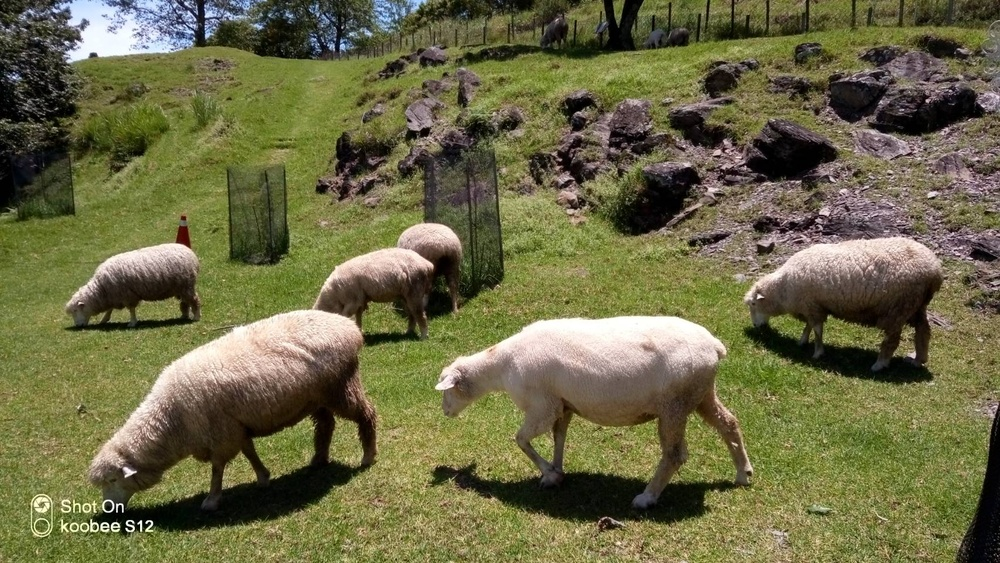
#> input picture images/0709006.jpg, 1000 x 563 px, shrunk from 1706 x 960 before the run
$ python template072902.py
#> lines starting #> are read from the running program, lines starting #| are printed output that depends on the picture; after the words box and inside, x2 and y2 are one past the last pixel; in counts of white or black regions, pixels touching at a corner belong together
import cv2
import numpy as np
from matplotlib import pyplot as plt

img = cv2.imread('./images/0709006.jpg')
#> img is the input picture: shape (563, 1000, 3); mean B, G, R 69.9, 106.2, 108.5
img_rgb = img.copy()
img_gray = cv2.cvtColor(img_rgb, cv2.COLOR_BGR2GRAY)
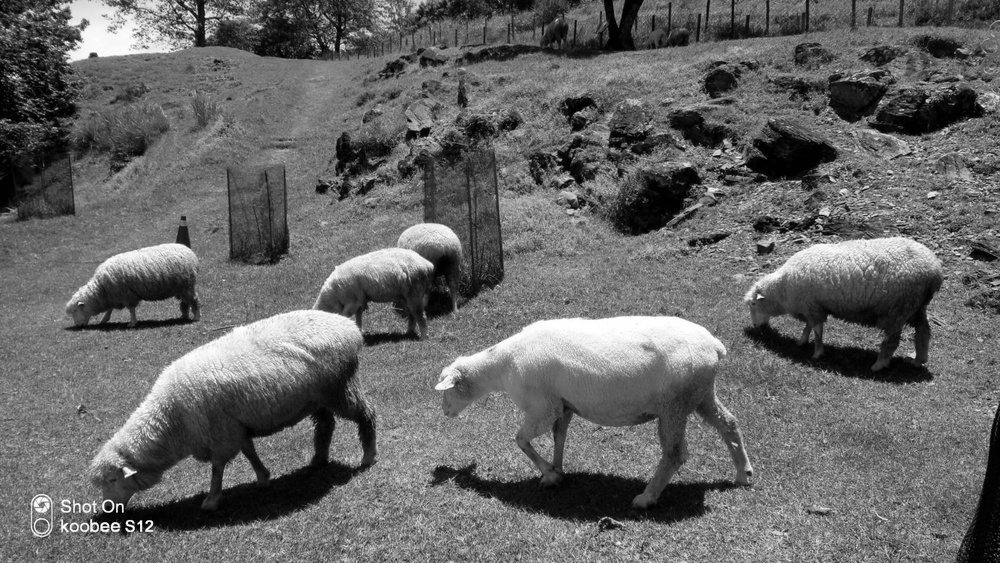
#> img_gray: shape (563, 1000); min 0, max 255, mean 102.7
template = cv2.imread('./images/0709006_1.jpg', 0)
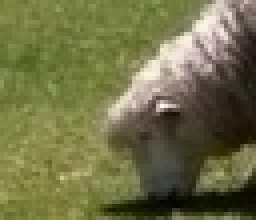
#> input picture images/0709006_1.jpg, 64 x 55 px, shrunk from 109 x 93 before the run (shown 4 times larger)
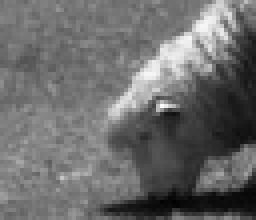
#> template: shape (55, 64) (shown 4 times larger); min 0, max 252, mean 107.3
w, h = template.shape[::-1]
#> w = 64; h = 55
res = cv2.matchTemplate(img_gray, template, cv2.TM_CCOEFF_NORMED)
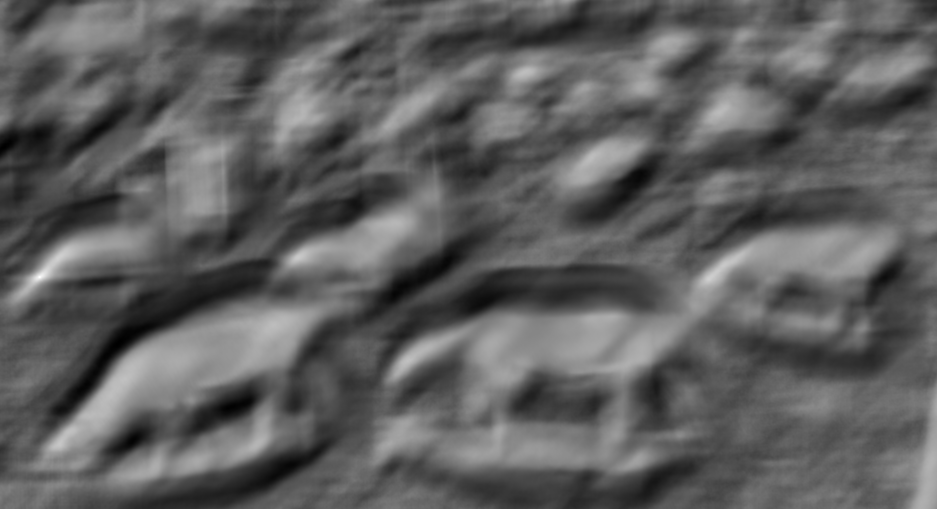
#> res: shape (509, 937) float32; min -0.604, max 0.979, mean -0.0143; drawn with min black and max white
threshold = 0.6

loc = np.where(res >= threshold)
#> loc = 556 positions, rows 249 to 446, columns 32 to 735
for pt in zip(*loc[::-1]):
    cv2.rectangle(img_rgb, pt, (pt[0] + w, pt[1] + h), (0, 0, 255), 2)
#> this loop made 556 passes
#> pt on passes 1 to 3: (66, 249), (67, 249), (64, 250)
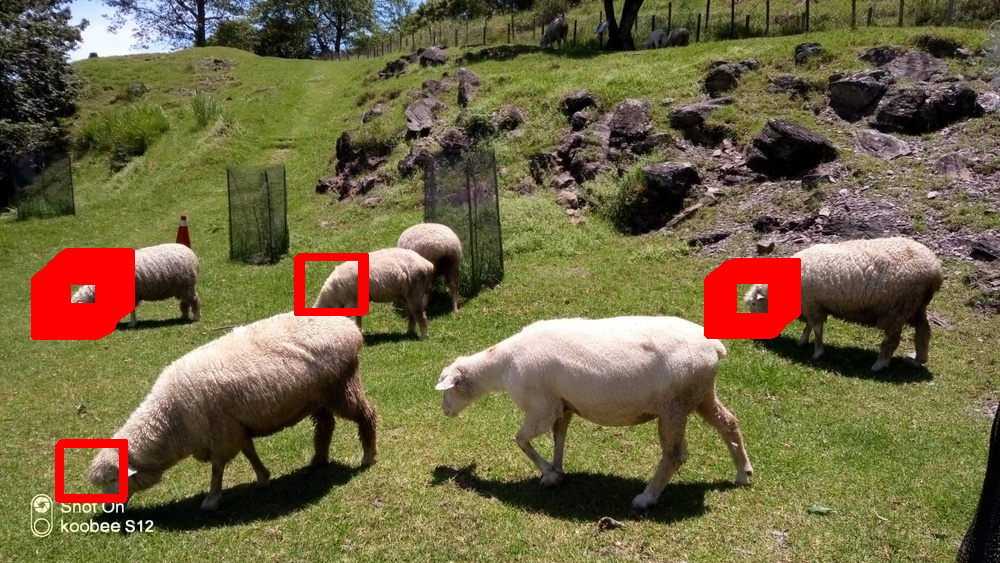
#> img_rgb: shape (563, 1000, 3); 3.33% of pixels changed, all inside (x1, y1, x2, y2) = (31, 248, 801, 503)

plt.subplot(131), plt.imshow(cv2.cvtColor(img, cv2.COLOR_BGR2RGB)),
plt.title('Original'), plt.axis('off')
plt.subplot(132), plt.imshow(template, cmap='gray'),
plt.title('Template'), plt.axis('off')
plt.subplot(133), plt.imshow(cv2.cvtColor(img_rgb, cv2.COLOR_BGR2RGB)),
plt.title('Matching Result'), plt.axis('off')
plt.show()
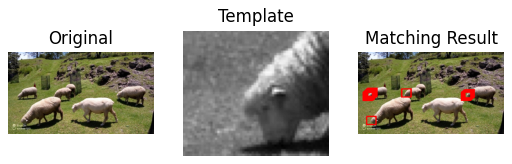
#> figure drawn by matplotlib, 3 panels
